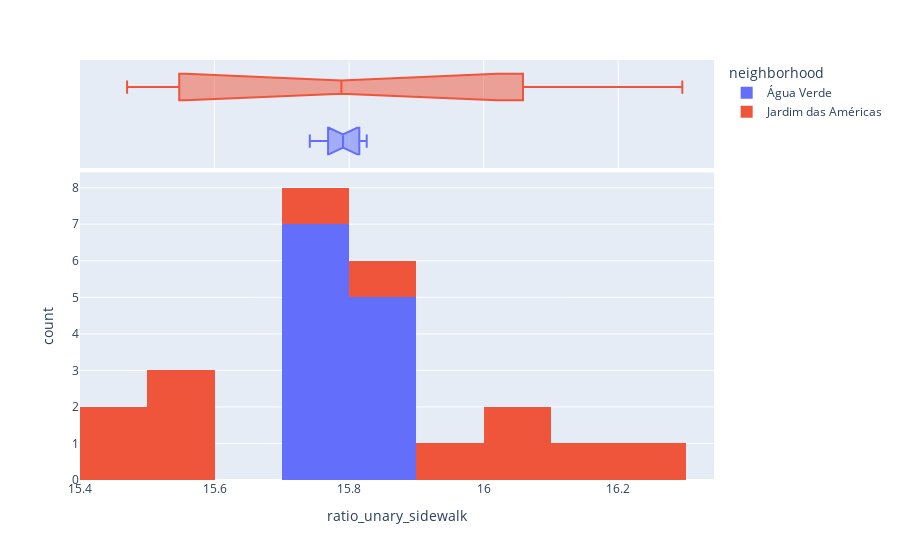

The notebook cell this image was saved under:
### Code cell
px.histogram(gdf, 
             x='ratio_unary_sidewalk', 
            #  y="tip", 
             color="neighborhood",
                   marginal="box", # or violin, rug
                #    hover_data=df.columns
                # range_x=(0,30),
                width = 900,
                nbins=10,
                   )

### Figure 1 — Plotly figure (JSON) as saved in the notebook; plotly's stock layout.template omitted (floating-point values rounded to 4 significant figures)
{"data": [{"alignmentgroup": "True", "bingroup": "x", "hovertemplate": "neighborhood=Água Verde<br>ratio_unary_sidewalk=%{x}<br>count=%{y}<extra></extra>", "legendgroup": "Água Verde", "marker": {"color": "#636efa", "pattern": {"shape": ""}}, "name": "Água Verde", "nbinsx": 10, "offsetgroup": "Água Verde", "orientation": "v", "showlegend": true, "type": "histogram", "x": [15.82, 15.82, 15.8, 15.76, 15.77, 15.74, 15.79, 15.78, 15.77, 15.83, 15.81, 15.8], "xaxis": "x", "yaxis": "y"}, {"alignmentgroup": "True", "hovertemplate": "neighborhood=Água Verde<br>ratio_unary_sidewalk=%{x}<extra></extra>", "legendgroup": "Água Verde", "marker": {"color": "#636efa"}, "name": "Água Verde", "notched": true, "offsetgroup": "Água Verde", "showlegend": false, "type": "box", "x": [15.82, 15.82, 15.8, 15.76, 15.77, 15.74, 15.79, 15.78, 15.77, 15.83, 15.81, 15.8], "xaxis": "x2", "yaxis": "y2"}, {"alignmentgroup": "True", "bingroup": "x", "hovertemplate": "neighborhood=Jardim das Américas<br>ratio_unary_sidewalk=%{x}<br>count=%{y}<extra></extra>", "legendgroup": "Jardim das Américas", "marker": {"color": "#EF553B", "pattern": {"shape": ""}}, "name": "Jardim das Américas", "nbinsx": 10, "offsetgroup": "Jardim das Américas", "orientation": "v", "showlegend": true, "type": "histogram", "x": [15.47, 16.18, 16.08, 16.3, 15.48, 15.7, 15.51, 15.6, 15.9, 15.58, 15.87, 16.04], "xaxis": "x", "yaxis": "y"}, {"alignmentgroup": "True", "hovertemplate": "neighborhood=Jardim das Américas<br>ratio_unary_sidewalk=%{x}<extra></extra>", "legendgroup": "Jardim das Américas", "marker": {"color": "#EF553B"}, "name": "Jardim das Américas", "notched": true, "offsetgroup": "Jardim das Américas", "showlegend": false, "type": "box", "x": [15.47, 16.18, 16.08, 16.3, 15.48, 15.7, 15.51, 15.6, 15.9, 15.58, 15.87, 16.04], "xaxis": "x2", "yaxis": "y2"}], "layout": {"barmode": "relative", "legend": {"title": {"text": "neighborhood"}, "tracegroupgap": 0}, "margin": {"t": 60}, "width": 900, "xaxis": {"anchor": "y", "domain": [0, 1], "title": {"text": "ratio_unary_sidewalk"}}, "xaxis2": {"anchor": "y2", "domain": [0, 1], "matches": "x", "showgrid": true, "showticklabels": false}, "yaxis": {"anchor": "x", "domain": [0, 0.7326], "title": {"text": "count"}}, "yaxis2": {"anchor": "x2", "domain": [0.7426, 1], "matches": "y2", "showgrid": false, "showline": false, "showticklabels": false, "ticks": ""}}}
